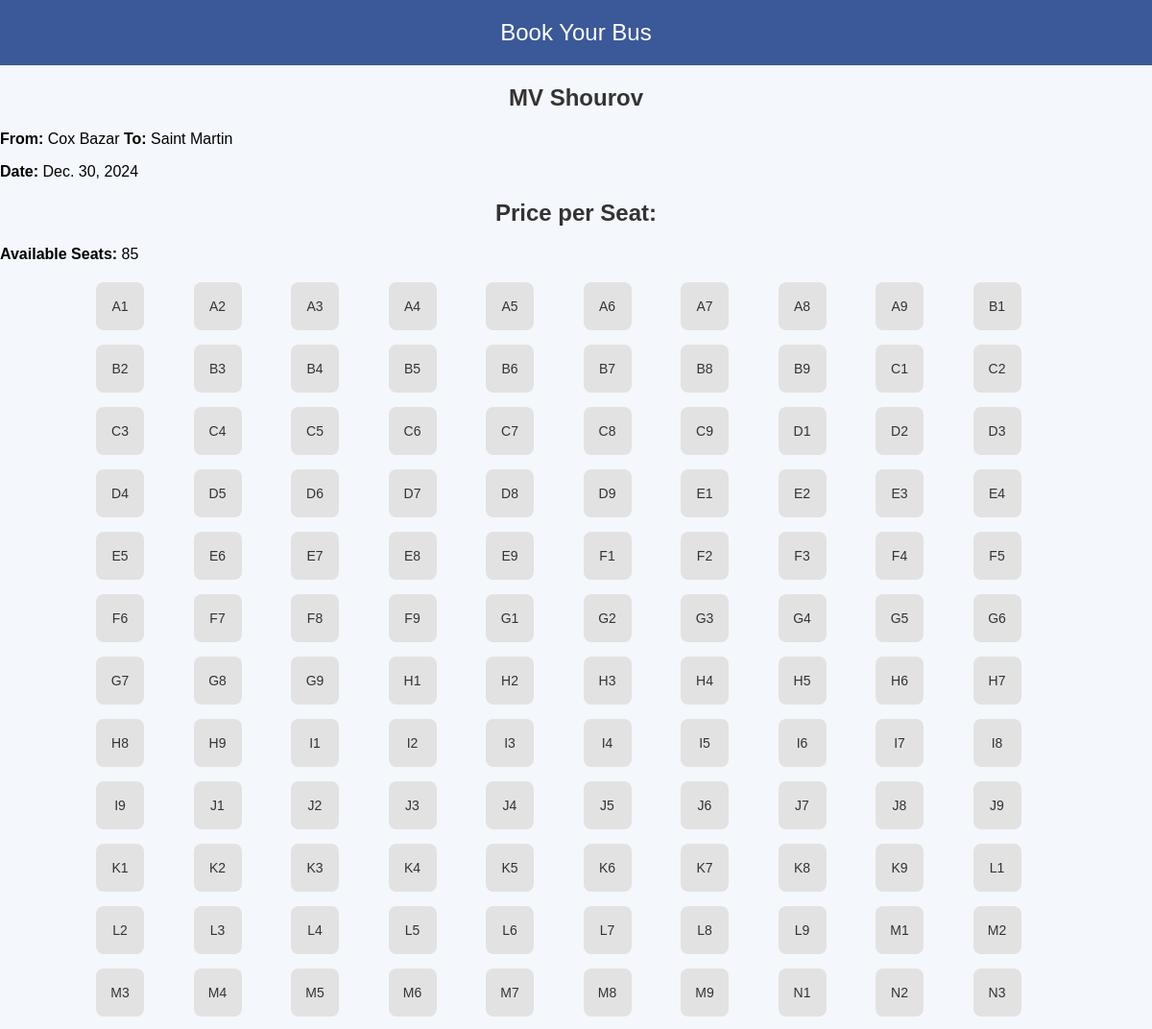
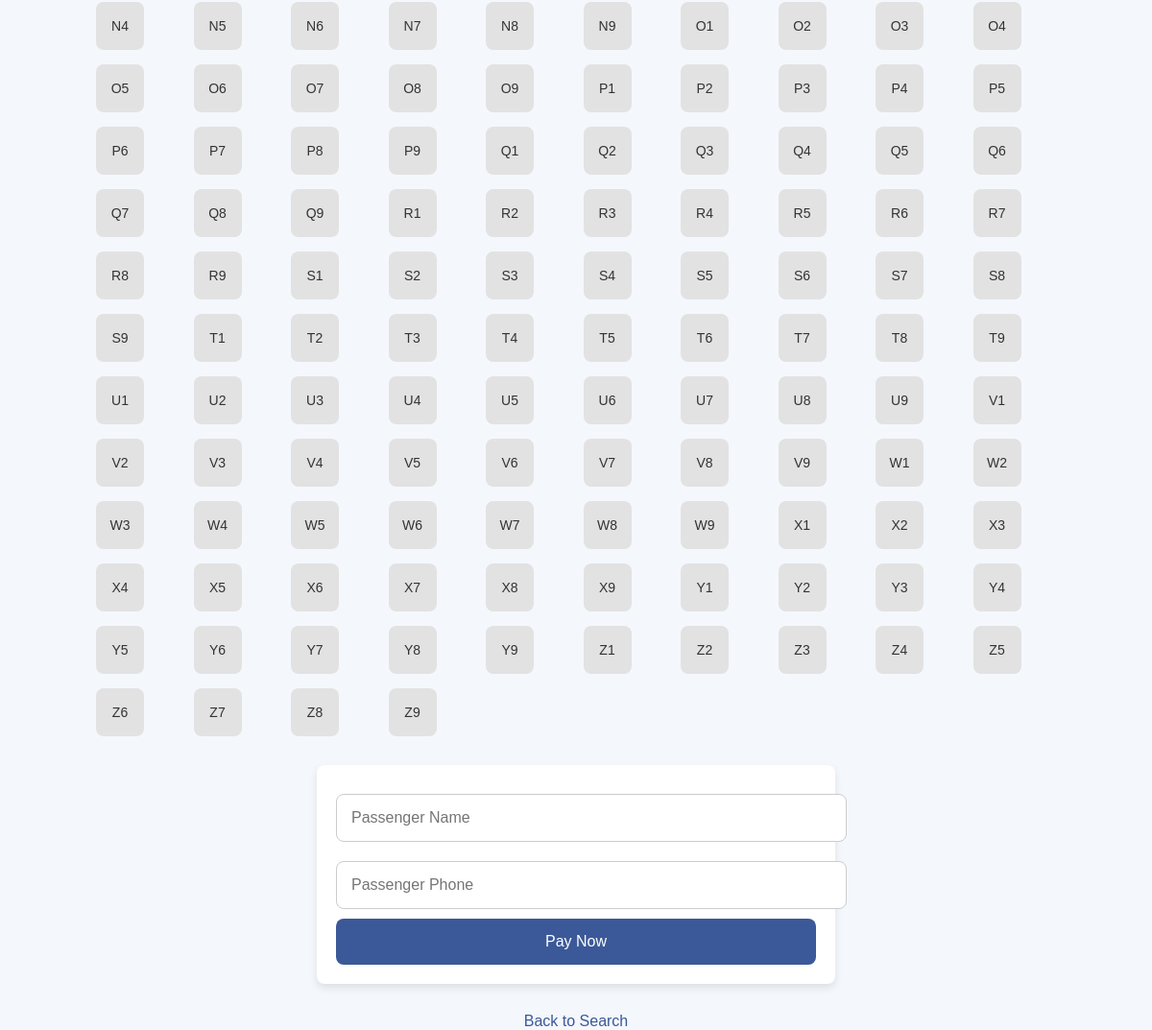
Screenshot of /book_launch/9001/ with the database file from the repository (2 pictures, top to bottom).
### myapp/models.py (models this page shows, shortened)
class Launch(models.Model):
    launch_id=models.CharField(max_length=10, primary_key=True)
    launch_name=models.CharField(max_length=255)
    departure_location=models.CharField(max_length=255)
    destination_location=models.CharField(max_length=255)
    start_time=models.TimeField()
    arival_time=models.TimeField()
    journey_date=models.DateField()
    total_seats=models.IntegerField()
    available_seats=models.IntegerField()
    fare=models.IntegerField()

### myapp/views.py (the view, shortened to what this page needs)
# urls.py: path('book_launch/<int:launch_id>/', views.book_launch, name='book_launch'),
def book_launch(request, launch_id):
    launch = get_object_or_404(Launch, launch_id=launch_id)
    rows = "ABCDEFGHIJKLMNOPQRSTUVWXYZ"
    columns = "123456789"
    seats = []
    for row in rows:
        for col in columns:
            seat_number = f"{row}{col}"
            seats.append(seat_number)
    return render(request, 'book_launch.html', {'launch':launch, 'seats': seats})

### myapp/templates/book_launch.html (shortened to what this page needs)
<!DOCTYPE html>
<html lang="en">
<head>
</head>
<body>
    <header>Book Your Bus</header>
    <h2>{{ launch.launch_name }}</h2>
    <p><strong>From:</strong> {{ launch.departure_location }} <strong>To:</strong> {{ launch.destination_location }}</p>
    <p><strong>Date:</strong> {{ launch.journey_date }}</p>
    <h2>Price per Seat: {{ total_price}}</h2>
    <p><strong>Available Seats:</strong> {{ launch.available_seats }}</p>
    <div class="seat-container">
        {% for seat in seats %}
            <div
                class="seat {% if seat in bus.booked_seats %}unavailable{% endif %}"
                data-seat="{{ seat }}"
                onclick="toggleSeatSelection(this)">
                {{ seat }}
            </div>
        {% endfor %}
    </div>
    <div class="form-container">
        <form method="POST" onsubmit="return validateSelection()">
            <input type="text" name="passenger_name" placeholder="Passenger Name" required>
            <input type="text" name="passenger_phone" placeholder="Passenger Phone" required>
            <button type="submit">Pay Now </a></button>
        </form>
    </div>
    <div class="back-link">
        <a href="{% url 'search_launches' %}">Back to Search</a>
    </div>
</body>
</html>

### myapp/templates/book_launch.html (style rules this page uses)
body { font-family: Arial, sans-serif; margin: 0; padding: 0; background-color: #f4f7fc; }
header { background-color: #3b5998; color: white; text-align: center; padding: 20px; font-size: 24px; }
h2 { text-align: center; color: #333; }
.seat-container { display: grid; grid-template-columns: repeat(10, 1fr); gap: 15px; max-width: 1000px; margin: 20px auto; padding: 0 15px; }
.seat { display: flex; justify-content: center; align-items: center; width: 50px; height: 50px; background-color: #e2e2e2; border-radius: 8px; cursor: pointer; font-size: 14px; color: #333; transition: background-color 0.3s ease, transform 0.2s ease; }
.form-container { max-width: 500px; margin: 30px auto; padding: 20px; background-color: #fff; box-shadow: 0 4px 8px rgba(0, 0, 0, 0.1); border-radius: 8px; }
.form-container input { width: 100%; padding: 15px; margin: 10px 0; border: 1px solid #ccc; border-radius: 8px; font-size: 16px; }
.form-container button { width: 100%; padding: 15px; background-color: #3b5998; color: white; border: none; border-radius: 8px; font-size: 16px; cursor: pointer; transition: background-color 0.3s ease; }
.back-link { display: block; text-align: center; margin-top: 20px; font-size: 16px; }
.back-link a { color: #3b5998; text-decoration: none; }

### rows the page displays
Launch: launch_name "MV Shourov", departure_location "Cox Bazar", destination_location "Saint Martin", journey_date "Dec. 30, 2024", available_seats "85"

### other values shown
{{ seat }} "A1" "A2" "A3" "A4" "A5" "A6" "A7" "A8" "A9" "B1" "B2" "B3" "B4" "B5" "B6" "B7" "B8" "B9" "C1" "C2" "C3" "C4" "C5" "C6" "C7" "C8" "C9" "D1" "D2" "D3" "D4" "D5" "D6" "D7" "D8" "D9" "E1" "E2" "E3" "E4" "E5" "E6" "E7" "E8" "E9" "F1" "F2" "F3" "F4" "F5" "F6" "F7" "F8" "F9" "G1" "G2" "G3" "G4" "G5" "G6" "G7" "G8" "G9" "H1" "H2" "H3" "H4" "H5" "H6" "H7" "H8" "H9" "I1" "I2" "I3" "I4" "I5" "I6" "I7" "I8" "I9" "J1" "J2" "J3" "J4" "J5" "J6" "J7" "J8" "J9" "K1" "K2" "K3" "K4" "K5" "K6" "K7" "K8" "K9" "L1" "L2" "L3" "L4" "L5" "L6" "L7" "L8" "L9" "M1" "M2" "M3" "M4" "M5" "M6" "M7" "M8" "M9" "N1" "N2" "N3" "N4" "N5" "N6" "N7" "N8" "N9" "O1" "O2" "O3" "O4" "O5" "O6" "O7" "O8" "O9" "P1" "P2" "P3" "P4" "P5" "P6" "P7" "P8" "P9" "Q1" "Q2" "Q3" "Q4" "Q5" "Q6" "Q7" "Q8" "Q9" "R1" "R2" "R3" "R4" "R5" "R6" "R7" "R8" "R9" "S1" "S2" "S3" "S4" "S5" "S6" "S7" "S8" "S9" "T1" "T2" "T3" "T4" "T5" "T6" "T7" "T8" "T9" "U1" "U2" "U3" "U4" "U5" "U6" "U7" "U8" "U9" "V1" "V2" "V3" "V4" "V5" "V6" "V7" "V8" "V9" "W1" "W2" "W3" "W4" "W5" "W6" "W7" "W8" "W9" "X1" "X2" "X3" "X4" "X5" "X6" "X7" "X8" "X9" "Y1" "Y2" "Y3" "Y4" "Y5" "Y6" "Y7" "Y8" "Y9" "Z1" "Z2" "Z3" "Z4" "Z5" "Z6" "Z7" "Z8" "Z9"
